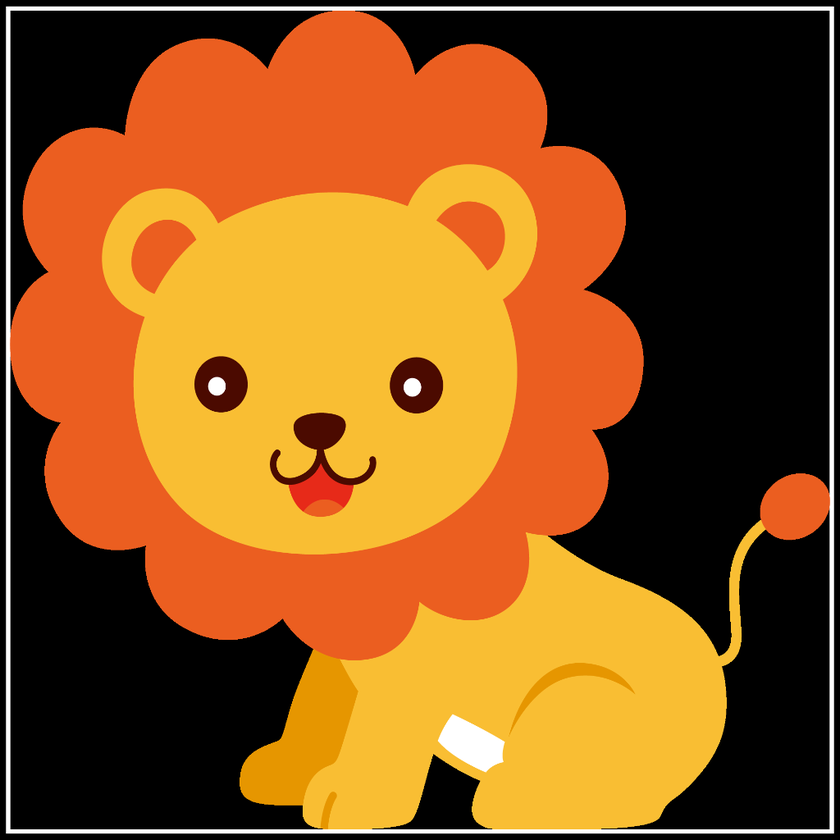
#> input picture 4.Image Processing/4.5.EdgeDetection/input/lion.png, 840 x 840 px, shrunk from 1024 x 1024 before the run
$ python edge_detectin.py
#> lines starting #> are read from the running program, lines starting #| are printed output that depends on the picture
import cv2
import numpy as np

img = cv2.imread("input/lion.png")
#> img is the input picture: shape (840, 840, 3); mean B, G, R 28.7, 85.7, 141.6
img = cv2.cvtColor(img,cv2.COLOR_BGR2GRAY)
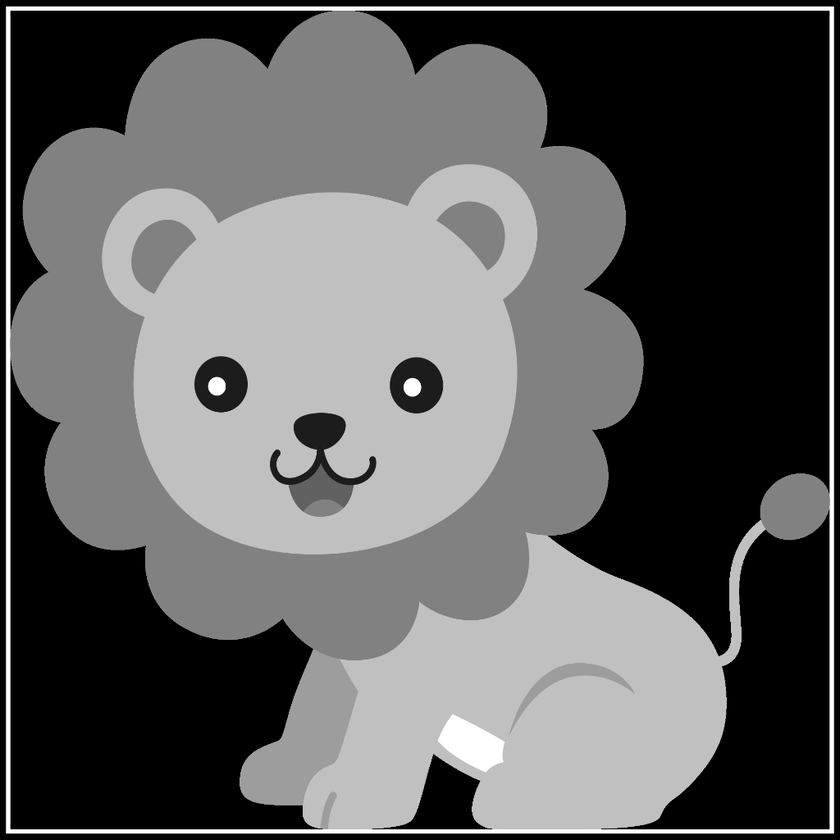
#> img: shape (840, 840); min 0, max 255, mean 96

rows, cols = img.shape
#> rows = 840; cols = 840
result = np.zeros((rows,cols),dtype=np.uint8)

filter = np.array([[-1, -1, -1],
                   [-1,  8, -1],
                   [-1, -1, -1]])

for i in range(1,rows-1):
    for j in range(1,cols-1):
        small = img[i-1:i+2,j-1:j+2]
        result[i,j] = np.abs(np.sum(filter*small))
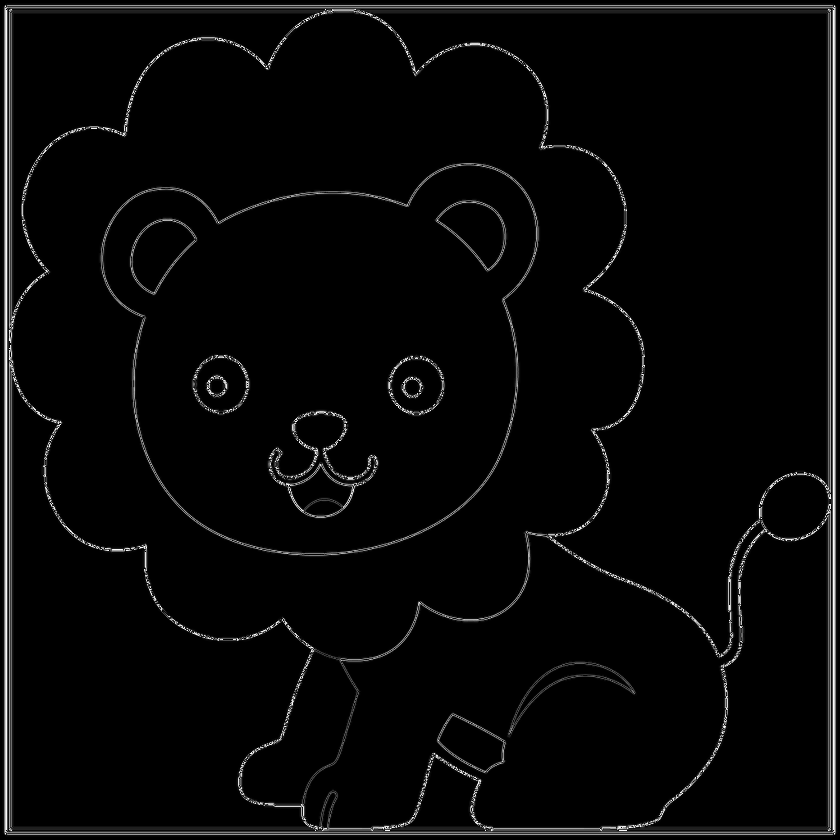
#> result: shape (840, 840); min 0, max 255, mean 7.4

cv2.imwrite("output/edge_detect.png",result)
